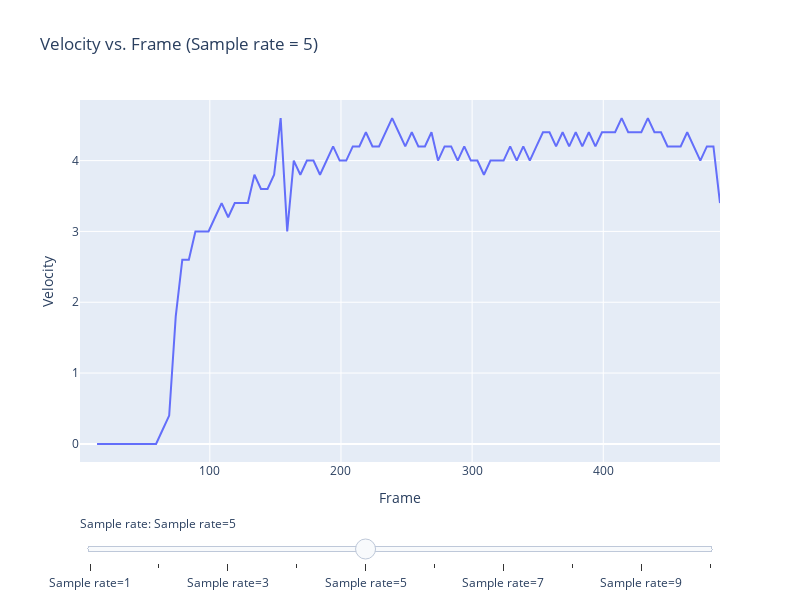

This figure's notebook cell:
### Code cell
import pandas as pd
import numpy as np
from scipy.signal import savgol_filter
import plotly.graph_objs as go

# Read the data
df = pd.read_csv('position_data/Glycerol_in_Castor_0_02mL_15mLmin_20230320_007_rotated.txt', sep='\t', skiprows=1, header=None, 
                 names=['frame', 'x', 'y', 'width', 'height', 'deformation'])

# Compute velocity by differentiating the position
dx = df['x'].diff()
df['velocity'] = dx

# Define the initial sample rate
initial_sample_rate = 5

# Compute the initial sampled data
sampled_df = df.iloc[::initial_sample_rate, :].reset_index(drop=True)
sampled_dx = sampled_df['x'].diff()
sampled_df['velocity'] = sampled_dx/initial_sample_rate

# Create traces for the side-by-side plots
fig = go.Figure()

# Add trace for the initial sampled data
fig.add_trace(go.Scatter(x=sampled_df['frame'], y=sampled_df['velocity'], name=f'Velocity (sample_rate={initial_sample_rate})'))

# Define the slider steps
slider_steps = []
for sample_rate in range(1, 11):
    # Sample the data
    sampled_df = df.iloc[::sample_rate, :].reset_index(drop=True)
    sampled_dx = sampled_df['x'].diff()
    sampled_df['velocity'] = sampled_dx/sample_rate

    # Smooth the velocity data using a Savitzky-Golay filter
    window_size = 10
    poly_order = 3
    sampled_df['smooth_velocity'] = savgol_filter(sampled_df['velocity'], window_size, poly_order)
    sampled_df['moving_average_smooth_velocity'] = sampled_df['smooth_velocity'].rolling(window=5, win_type='hamming').mean()

    # Add the trace for the current sample rate to the figure
    fig.add_trace(go.Scatter(x=sampled_df['frame'], y=sampled_df['smooth_velocity'], visible=False, name=f'Velocity (sample_rate={sample_rate})'))

    # Define the slider step for the current sample rate
    slider_step = dict(
        method="update",
        label=f"Sample rate={sample_rate}",
        args=[{"visible": [False] * (len(fig.data) - 1) + [True]},
              {"title": f"Velocity vs. Frame (Sample rate = {sample_rate})"}]
    )
    slider_steps.append(slider_step)

# Add the slider to the figure
fig.update_layout(
    sliders=[dict(
        steps=slider_steps,
        active=initial_sample_rate - 1,
        currentvalue={"prefix": "Sample rate: "},
        pad={"t": 50},
        len=1)
    ],
    title='Velocity vs. Frame (Sample rate = 5)',
    xaxis_title='Frame',
    yaxis_title='Velocity',
    legend=dict(
        orientation='h',
        yanchor='bottom',
        y=1.02,
        xanchor='right',
        x=1
    ),
    width=800,
    height=600,
)

# Display the plot
fig.show()

### Figure 1 — Plotly figure (JSON) as saved in the notebook; plotly's stock layout.template omitted (floating-point values rounded to 4 significant figures; data arrays with more than 128 entries replaced by an {"elided": "..."} marker saying what was removed)
{"data": [{"name": "Velocity (sample_rate=5)", "type": "scatter", "x": [1, 14, 19, 24, 29, 34, 39, 44, 49, 54, 59, 64, 69, 74, 79, 84, 89, 94, 99, 104, 109, 114, 119, 124, 129, 134, 139, 144, 149, 154, 159, 164, 169, 174, 179, 184, 189, 194, 199, 204, 209, 214, 219, 224, 229, 234, 239, 244, 249, 254, 259, 264, 269, 274, 279, 284, 289, 294, 299, 304, 309, 314, 319, 324, 329, 334, 339, 344, 349, 354, 359, 364, 369, 374, 379, 384, 389, 394, 399, 404, 409, 414, 419, 424, 429, 434, 439, 444, 449, 454, 459, 464, 469, 474, 479, 484, 489], "y": [null, 0, 0, 0, 0, 0, 0, 0, 0, 0, 0, 0.2, 0.4, 1.8, 2.6, 2.6, 3, 3, 3, 3.2, 3.4, 3.2, 3.4, 3.4, 3.4, 3.8, 3.6, 3.6, 3.8, 4.6, 3, 4, 3.8, 4, 4, 3.8, 4, 4.2, 4, 4, 4.2, 4.2, 4.4, 4.2, 4.2, 4.4, 4.6, 4.4, 4.2, 4.4, 4.2, 4.2, 4.4, 4, 4.2, 4.2, 4, 4.2, 4, 4, 3.8, 4, 4, 4, 4.2, 4, 4.2, 4, 4.2, 4.4, 4.4, 4.2, 4.4, 4.2, 4.4, 4.2, 4.4, 4.2, 4.4, 4.4, 4.4, 4.6, 4.4, 4.4, 4.4, 4.6, 4.4, 4.4, 4.2, 4.2, 4.2, 4.4, 4.2, 4, 4.2, 4.2, 3.4]}, {"name": "Velocity (sample_rate=1)", "type": "scatter", "visible": false, "x": {"elided": "482 int values"}, "y": {"elided": "482 float values"}}, {"name": "Velocity (sample_rate=2)", "type": "scatter", "visible": false, "x": {"elided": "241 int values"}, "y": {"elided": "241 float values"}}, {"name": "Velocity (sample_rate=3)", "type": "scatter", "visible": false, "x": {"elided": "161 int values"}, "y": {"elided": "161 float values"}}, {"name": "Velocity (sample_rate=4)", "type": "scatter", "visible": false, "x": [1, 13, 17, 21, 25, 29, 33, 37, 41, 45, 49, 53, 57, 61, 65, 69, 73, 77, 81, 85, 89, 93, 97, 101, 105, 109, 113, 117, 121, 125, 129, 133, 137, 141, 145, 149, 153, 157, 161, 165, 169, 173, 177, 181, 185, 189, 193, 197, 201, 205, 209, 213, 217, 221, 225, 229, 233, 237, 241, 245, 249, 253, 257, 261, 265, 269, 273, 277, 281, 285, 289, 293, 297, 301, 305, 309, 313, 317, 321, 325, 329, 333, 337, 341, 345, 349, 353, 357, 361, 365, 369, 373, 377, 381, 385, 389, 393, 397, 401, 405, 409, 413, 417, 421, 425, 429, 433, 437, 441, 445, 449, 453, 457, 461, 465, 469, 473, 477, 481, 485, 489], "y": [null, null, null, null, null, 0, 0, 0, 0, -0.02187, -0.03437, -0.1016, -0.01719, 0.2266, 0.6656, 1.192, 1.773, 2.316, 2.703, 2.978, 2.989, 3.069, 3.122, 3.173, 3.239, 3.281, 3.302, 3.359, 3.417, 3.438, 3.541, 3.527, 3.767, 3.839, 3.834, 3.798, 3.816, 3.795, 3.827, 3.805, 3.783, 3.975, 3.966, 3.998, 4, 4.002, 4.034, 4.091, 4.102, 4.134, 4.159, 4.208, 4.25, 4.314, 4.309, 4.364, 4.395, 4.403, 4.366, 4.38, 4.288, 4.308, 4.291, 4.244, 4.272, 4.247, 4.177, 4.144, 4.156, 4.086, 4.12, 4.013, 4.003, 4.039, 3.97, 3.955, 3.992, 4.008, 4.002, 4.048, 4.005, 4.038, 4.095, 4.167, 4.223, 4.295, 4.336, 4.338, 4.353, 4.3, 4.231, 4.261, 4.314, 4.255, 4.294, 4.348, 4.358, 4.375, 4.392, 4.402, 4.478, 4.464, 4.434, 4.464, 4.456, 4.433, 4.416, 4.391, 4.366, 4.348, 4.286, 4.283, 4.25, 4.217, 4.192, 4.248, 4.254, 4.222, 4.1, 3.855, 3.45]}, {"name": "Velocity (sample_rate=5)", "type": "scatter", "visible": false, "x": [1, 14, 19, 24, 29, 34, 39, 44, 49, 54, 59, 64, 69, 74, 79, 84, 89, 94, 99, 104, 109, 114, 119, 124, 129, 134, 139, 144, 149, 154, 159, 164, 169, 174, 179, 184, 189, 194, 199, 204, 209, 214, 219, 224, 229, 234, 239, 244, 249, 254, 259, 264, 269, 274, 279, 284, 289, 294, 299, 304, 309, 314, 319, 324, 329, 334, 339, 344, 349, 354, 359, 364, 369, 374, 379, 384, 389, 394, 399, 404, 409, 414, 419, 424, 429, 434, 439, 444, 449, 454, 459, 464, 469, 474, 479, 484, 489], "y": [null, null, null, null, null, 0, -0.0175, -0.0275, -0.1162, -0.06875, 0.2288, 0.66, 1.229, 1.841, 2.386, 2.795, 3.076, 3.101, 3.149, 3.241, 3.249, 3.346, 3.431, 3.468, 3.458, 3.724, 3.735, 3.794, 3.804, 3.795, 3.864, 3.86, 3.82, 3.84, 4.042, 3.969, 4.014, 4.018, 4.094, 4.17, 4.174, 4.184, 4.279, 4.355, 4.358, 4.389, 4.383, 4.37, 4.369, 4.288, 4.224, 4.233, 4.2, 4.168, 4.159, 4.138, 4.068, 4.053, 3.99, 3.946, 3.97, 3.953, 4.02, 4.046, 4.074, 4.09, 4.16, 4.194, 4.245, 4.29, 4.323, 4.336, 4.325, 4.283, 4.283, 4.308, 4.291, 4.354, 4.38, 4.43, 4.42, 4.47, 4.465, 4.483, 4.463, 4.411, 4.366, 4.334, 4.306, 4.23, 4.209, 4.259, 4.272, 4.258, 4.157, 3.929, 3.537]}, {"name": "Velocity (sample_rate=6)", "type": "scatter", "visible": false, "x": [1, 15, 21, 27, 33, 39, 45, 51, 57, 63, 69, 75, 81, 87, 93, 99, 105, 111, 117, 123, 129, 135, 141, 147, 153, 159, 165, 171, 177, 183, 189, 195, 201, 207, 213, 219, 225, 231, 237, 243, 249, 255, 261, 267, 273, 279, 285, 291, 297, 303, 309, 315, 321, 327, 333, 339, 345, 351, 357, 363, 369, 375, 381, 387, 393, 399, 405, 411, 417, 423, 429, 435, 441, 447, 453, 459, 465, 471, 477, 483, 489], "y": [null, null, null, null, null, -0.002083, -0.1406, -0.08854, 0.1948, 0.6615, 1.258, 1.877, 2.445, 2.898, 3.173, 3.182, 3.204, 3.294, 3.388, 3.413, 3.627, 3.683, 3.734, 3.785, 3.83, 3.839, 3.847, 3.88, 3.873, 4.053, 4.019, 4.068, 4.117, 4.167, 4.202, 4.286, 4.345, 4.357, 4.383, 4.368, 4.351, 4.283, 4.234, 4.185, 4.188, 4.149, 4.08, 4.082, 4.02, 4.003, 3.982, 4.013, 3.989, 4.022, 4.117, 4.146, 4.23, 4.269, 4.306, 4.308, 4.32, 4.266, 4.281, 4.323, 4.335, 4.393, 4.425, 4.442, 4.438, 4.463, 4.441, 4.403, 4.355, 4.317, 4.283, 4.283, 4.287, 4.263, 4.166, 3.961, 3.614]}, {"name": "Velocity (sample_rate=7)", "type": "scatter", "visible": false, "x": [1, 16, 23, 30, 37, 44, 51, 58, 65, 72, 79, 86, 93, 100, 107, 114, 121, 128, 135, 142, 149, 156, 163, 170, 177, 184, 191, 198, 205, 212, 219, 226, 233, 240, 247, 254, 261, 268, 275, 282, 289, 296, 303, 310, 317, 324, 331, 338, 345, 352, 359, 366, 373, 380, 387, 394, 401, 408, 415, 422, 429, 436, 443, 450, 457, 464, 471, 478, 485], "y": [null, null, null, null, null, -0.1741, -0.0008929, 0.375, 0.9295, 1.544, 2.185, 2.737, 3.129, 3.276, 3.266, 3.346, 3.429, 3.537, 3.618, 3.703, 3.791, 3.84, 3.897, 3.945, 3.944, 3.956, 4.034, 4.073, 4.126, 4.209, 4.274, 4.355, 4.401, 4.371, 4.34, 4.342, 4.248, 4.201, 4.166, 4.102, 4.077, 4.022, 3.99, 3.985, 3.973, 4.006, 4.088, 4.165, 4.208, 4.285, 4.296, 4.312, 4.296, 4.285, 4.325, 4.357, 4.377, 4.435, 4.462, 4.457, 4.421, 4.402, 4.36, 4.304, 4.274, 4.217, 4.171, 4.144, 4.145]}, {"name": "Velocity (sample_rate=8)", "type": "scatter", "visible": false, "x": [1, 17, 25, 33, 41, 49, 57, 65, 73, 81, 89, 97, 105, 113, 121, 129, 137, 145, 153, 161, 169, 177, 185, 193, 201, 209, 217, 225, 233, 241, 249, 257, 265, 273, 281, 289, 297, 305, 313, 321, 329, 337, 345, 353, 361, 369, 377, 385, 393, 401, 409, 417, 425, 433, 441, 449, 457, 465, 473, 481, 489], "y": [null, null, null, null, null, 0.01406, 0.4195, 0.982, 1.613, 2.266, 2.838, 3.201, 3.321, 3.305, 3.502, 3.598, 3.671, 3.75, 3.809, 3.876, 3.888, 3.904, 3.942, 4.088, 4.109, 4.175, 4.266, 4.304, 4.348, 4.341, 4.341, 4.297, 4.245, 4.191, 4.149, 4.081, 4.037, 3.993, 3.963, 4.013, 4.043, 4.134, 4.209, 4.263, 4.281, 4.322, 4.313, 4.312, 4.366, 4.395, 4.434, 4.453, 4.434, 4.416, 4.368, 4.329, 4.31, 4.253, 4.159, 4.014, 3.803]}, {"name": "Velocity (sample_rate=9)", "type": "scatter", "visible": false, "x": [1, 18, 27, 36, 45, 54, 63, 72, 81, 90, 99, 108, 117, 126, 135, 144, 153, 162, 171, 180, 189, 198, 207, 216, 225, 234, 243, 252, 261, 270, 279, 288, 297, 306, 315, 324, 333, 342, 351, 360, 369, 378, 387, 396, 405, 414, 423, 432, 441, 450, 459, 468, 477, 486], "y": [null, null, null, null, null, 0.3354, 0.8799, 1.529, 2.206, 2.778, 3.21, 3.368, 3.451, 3.557, 3.667, 3.74, 3.804, 3.868, 3.897, 3.929, 3.968, 4.109, 4.187, 4.263, 4.33, 4.345, 4.356, 4.324, 4.261, 4.197, 4.131, 4.087, 4.031, 4.013, 3.99, 4.028, 4.089, 4.183, 4.244, 4.289, 4.303, 4.333, 4.349, 4.377, 4.405, 4.432, 4.435, 4.39, 4.343, 4.318, 4.266, 4.216, 4.172, 4.138]}, {"name": "Velocity (sample_rate=10)", "type": "scatter", "visible": false, "x": [1, 19, 29, 39, 49, 59, 69, 79, 89, 99, 109, 119, 129, 139, 149, 159, 169, 179, 189, 199, 209, 219, 229, 239, 249, 259, 269, 279, 289, 299, 309, 319, 329, 339, 349, 359, 369, 379, 389, 399, 409, 419, 429, 439, 449, 459, 469, 479, 489], "y": [null, null, null, null, null, 0.685, 1.334, 2.024, 2.647, 3.161, 3.441, 3.457, 3.549, 3.675, 3.754, 3.856, 3.912, 3.973, 4.028, 4.116, 4.194, 4.263, 4.341, 4.346, 4.327, 4.285, 4.218, 4.107, 4.064, 4.026, 3.989, 4.033, 4.084, 4.154, 4.236, 4.268, 4.289, 4.335, 4.353, 4.373, 4.422, 4.422, 4.424, 4.411, 4.383, 4.303, 4.189, 4.04, 3.854]}], "layout": {"height": 600, "legend": {"orientation": "h", "x": 1, "xanchor": "right", "y": 1.02, "yanchor": "bottom"}, "sliders": [{"active": 4, "currentvalue": {"prefix": "Sample rate: "}, "len": 1, "pad": {"t": 50}, "steps": [{"args": [{"visible": [false, true]}, {"title": "Velocity vs. Frame (Sample rate = 1)"}], "label": "Sample rate=1", "method": "update"}, {"args": [{"visible": [false, false, true]}, {"title": "Velocity vs. Frame (Sample rate = 2)"}], "label": "Sample rate=2", "method": "update"}, {"args": [{"visible": [false, false, false, true]}, {"title": "Velocity vs. Frame (Sample rate = 3)"}], "label": "Sample rate=3", "method": "update"}, {"args": [{"visible": [false, false, false, false, true]}, {"title": "Velocity vs. Frame (Sample rate = 4)"}], "label": "Sample rate=4", "method": "update"}, {"args": [{"visible": [false, false, false, false, false, true]}, {"title": "Velocity vs. Frame (Sample rate = 5)"}], "label": "Sample rate=5", "method": "update"}, {"args": [{"visible": [false, false, false, false, false, false, true]}, {"title": "Velocity vs. Frame (Sample rate = 6)"}], "label": "Sample rate=6", "method": "update"}, {"args": [{"visible": [false, false, false, false, false, false, false, true]}, {"title": "Velocity vs. Frame (Sample rate = 7)"}], "label": "Sample rate=7", "method": "update"}, {"args": [{"visible": [false, false, false, false, false, false, false, false, true]}, {"title": "Velocity vs. Frame (Sample rate = 8)"}], "label": "Sample rate=8", "method": "update"}, {"args": [{"visible": [false, false, false, false, false, false, false, false, false, true]}, {"title": "Velocity vs. Frame (Sample rate = 9)"}], "label": "Sample rate=9", "method": "update"}, {"args": [{"visible": [false, false, false, false, false, false, false, false, false, false, true]}, {"title": "Velocity vs. Frame (Sample rate = 10)"}], "label": "Sample rate=10", "method": "update"}]}], "title": {"text": "Velocity vs. Frame (Sample rate = 5)"}, "width": 800, "xaxis": {"title": {"text": "Frame"}}, "yaxis": {"title": {"text": "Velocity"}}}}
